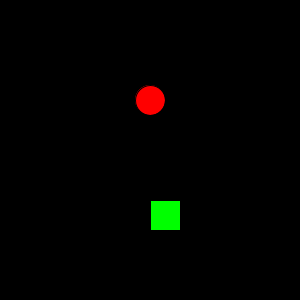
Frame 1 (no input)
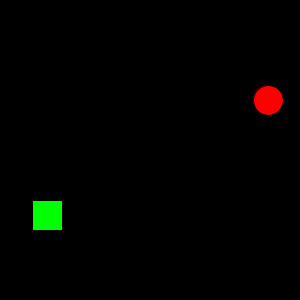
Frame 60 (the mouse pressed at the canvas centre just before this capture)
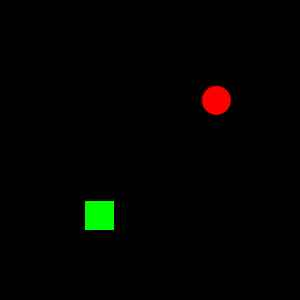
Frame 120 (the mouse held since frame 60 and released just before this capture)

The Processing sketch that drew these frames (run headless with seeded random() and noise(); from frame 60 on, the mouse is pressed at the canvas centre):

// Processing sketch: ex15_01
// ── ex15_01.pde
// 본문 코드: 원과 사각형 좌우 반사
// 상속 미적용

Circle c;
Square s;

void setup() {
  size(300, 300);
  c = new Circle();
  s = new Square();
}

void draw() {
  background(0);
  c.display();
  c.move();
  s.display();
  s.move();
}

// 클래스 코드

class Circle {
  float c, x, y, d, velocity;

  Circle() {
    c = 255;
    x = width/2;
    y = 100;
    d = 30;
    velocity = 2;
  }

  void display() {
    fill(c, 0, 0);
    ellipse(x, y, d, d);
  }

  void move() {
    x += velocity;
    if (x < 0 || x > width) {
      velocity *= -1;
    }
  }
}

class Square {
  float c, x, y, d, velocity;

  Square() {
    c = 255;
    x = width/2;
    y = 200;
    d = 30;
    velocity = -2;
  }

  void display() {
    fill(0, c, 0);
    rect(x, y, d, d);
  }

  void move() {
    x += velocity;
    if (x < 0 || x > width) {
      velocity *= -1;
    }
  }
}
